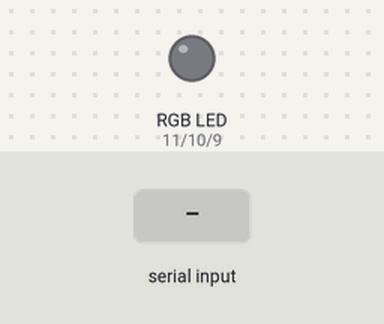
The sketch below on a simulated Arduino Uno, built with avr-gcc and run on an emulated ATmega328P. Parts: an RGB LED mixed from three pins (HIGH = lit). The inputs (shaded band) are chosen by the test bench. Dim RGB values are drawn brighter than linear.

Above: at 1.2 s.
1.3 s: "90,45,200\n" received over Serial
At 2.0 s:
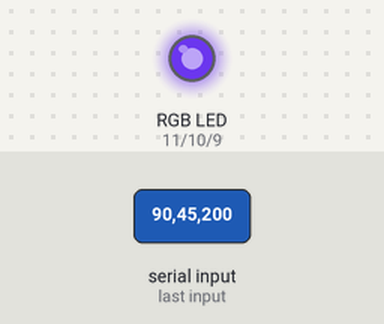
2.8 s: "30,150,10\n" received over Serial
At 3.1 s:
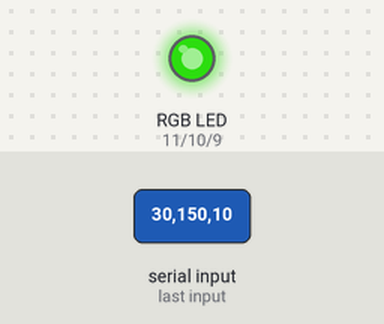
4.3 s: "1,90,45\n" received over Serial
At 5.4 s:
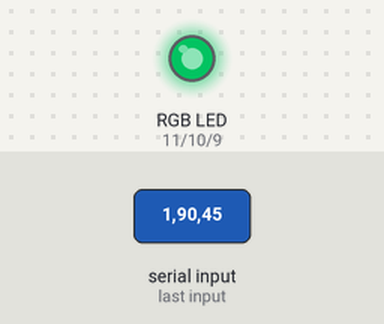
Timing chart, 0 to 7.3 s (numbered marks = the images above; inputs shaded):
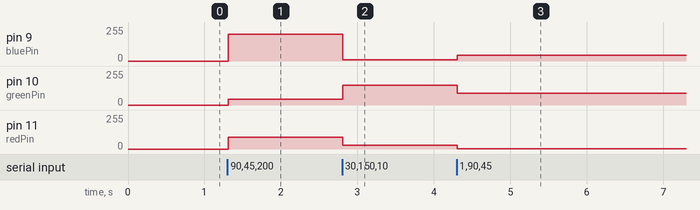

Measured:
- after the input at 1.3 s, pin 9 (bluePin): 0/255 → 200/255 at once; pin 10 (greenPin): 0/255 → 45/255 at once; pin 11 (redPin): 0/255 → 90/255 at once
- after the input at 2.8 s, pin 9 (bluePin): 200/255 → 10/255 at once; pin 10 (greenPin): 45/255 → 150/255 at once; pin 11 (redPin): 90/255 → 30/255 at once
- after the input at 4.3 s, pin 9 (bluePin): 10/255 → 45/255 at once; pin 10 (greenPin): 150/255 → 90/255 at once; pin 11 (redPin): 30/255 → 1/255 at once

The sketch:

desklamp.ino
```cpp
int redPin = 11;
int greenPin = 10;
int bluePin = 9;

void setup() {
  // initialize serial:
  Serial.begin(9600);
  // make the pins outputs:
  pinMode(redPin, OUTPUT);
  pinMode(greenPin, OUTPUT);
  pinMode(bluePin, OUTPUT);

}

void loop() {
  // if there's any serial available, read it:
  while (Serial.available() > 0) {

    // look for the next valid integer in the incoming serial stream:
    int red = Serial.parseInt();
    // do it again:
    int green = Serial.parseInt();
    // do it again:
    int blue = Serial.parseInt();

    // look for the newline. That's the end of your
    // sentence:
    if (Serial.read() == '\n') {
      // constrain the values to 0 - 255 and invert
      // if you're using a common-cathode LED, just use "constrain(color, 0, 255);"
      red = constrain(red, 0, 255);
      green = constrain(green, 0, 255);
      blue = constrain(blue, 0, 255);

      // fade the red, green, and blue legs of the LED:
      analogWrite(redPin, red);
      analogWrite(greenPin, green);
      analogWrite(bluePin, blue);

      // print the three numbers in one string as hexadecimal:
//      Serial.print("Setting hex: ");
//      Serial.print(red, HEX);
//      Serial.print(green, HEX);
//      Serial.println(blue, HEX);
    }
  }
}
```
